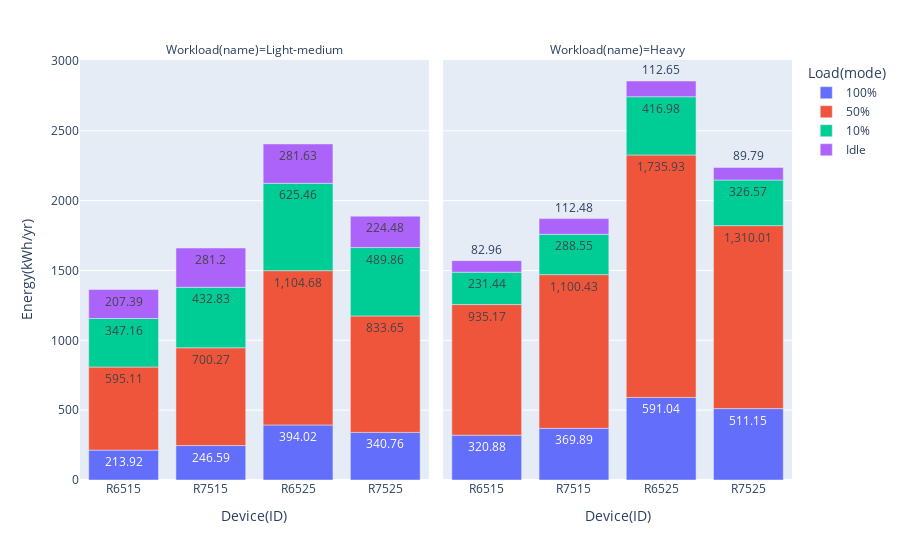

This figure's notebook cell:
### Markdown cell above
## Energy per device and load-mode

### Code cell
import plotly.express as px

fig = px.bar(df, x="Device(ID)", y="Energy(kWh/yr)", color="Load(mode)", text_auto=True, facet_col="Workload(name)")
#fig.update_traces(textinfo="label+percent root")
fig.show()

### Figure 1 — Plotly figure (JSON) as saved in the notebook; plotly's stock layout.template omitted (floating-point values rounded to 4 significant figures)
{"data": [{"alignmentgroup": "True", "hovertemplate": "Load(mode)=100%<br>Workload(name)=Light-medium<br>Device(ID)=%{x}<br>Energy(kWh/yr)=%{y}<extra></extra>", "legendgroup": "100%", "marker": {"color": "#636efa", "pattern": {"shape": ""}}, "name": "100%", "offsetgroup": "100%", "orientation": "v", "showlegend": true, "textposition": "auto", "texttemplate": "%{y}", "type": "bar", "x": ["R6515", "R7515", "R6525", "R7525"], "xaxis": "x", "y": [213.9, 246.6, 394.0, 340.8], "yaxis": "y"}, {"alignmentgroup": "True", "hovertemplate": "Load(mode)=100%<br>Workload(name)=Heavy<br>Device(ID)=%{x}<br>Energy(kWh/yr)=%{y}<extra></extra>", "legendgroup": "100%", "marker": {"color": "#636efa", "pattern": {"shape": ""}}, "name": "100%", "offsetgroup": "100%", "orientation": "v", "showlegend": false, "textposition": "auto", "texttemplate": "%{y}", "type": "bar", "x": ["R6515", "R7515", "R6525", "R7525"], "xaxis": "x2", "y": [320.9, 369.9, 591.0, 511.1], "yaxis": "y2"}, {"alignmentgroup": "True", "hovertemplate": "Load(mode)=50%<br>Workload(name)=Light-medium<br>Device(ID)=%{x}<br>Energy(kWh/yr)=%{y}<extra></extra>", "legendgroup": "50%", "marker": {"color": "#EF553B", "pattern": {"shape": ""}}, "name": "50%", "offsetgroup": "50%", "orientation": "v", "showlegend": true, "textposition": "auto", "texttemplate": "%{y}", "type": "bar", "x": ["R6515", "R7515", "R6525", "R7525"], "xaxis": "x", "y": [595.1, 700.3, 1105.0, 833.6], "yaxis": "y"}, {"alignmentgroup": "True", "hovertemplate": "Load(mode)=50%<br>Workload(name)=Heavy<br>Device(ID)=%{x}<br>Energy(kWh/yr)=%{y}<extra></extra>", "legendgroup": "50%", "marker": {"color": "#EF553B", "pattern": {"shape": ""}}, "name": "50%", "offsetgroup": "50%", "orientation": "v", "showlegend": false, "textposition": "auto", "texttemplate": "%{y}", "type": "bar", "x": ["R6515", "R7515", "R6525", "R7525"], "xaxis": "x2", "y": [935.2, 1100.0, 1736.0, 1310.0], "yaxis": "y2"}, {"alignmentgroup": "True", "hovertemplate": "Load(mode)=10%<br>Workload(name)=Light-medium<br>Device(ID)=%{x}<br>Energy(kWh/yr)=%{y}<extra></extra>", "legendgroup": "10%", "marker": {"color": "#00cc96", "pattern": {"shape": ""}}, "name": "10%", "offsetgroup": "10%", "orientation": "v", "showlegend": true, "textposition": "auto", "texttemplate": "%{y}", "type": "bar", "x": ["R6515", "R7515", "R6525", "R7525"], "xaxis": "x", "y": [347.2, 432.8, 625.5, 489.9], "yaxis": "y"}, {"alignmentgroup": "True", "hovertemplate": "Load(mode)=10%<br>Workload(name)=Heavy<br>Device(ID)=%{x}<br>Energy(kWh/yr)=%{y}<extra></extra>", "legendgroup": "10%", "marker": {"color": "#00cc96", "pattern": {"shape": ""}}, "name": "10%", "offsetgroup": "10%", "orientation": "v", "showlegend": false, "textposition": "auto", "texttemplate": "%{y}", "type": "bar", "x": ["R6515", "R7515", "R6525", "R7525"], "xaxis": "x2", "y": [231.4, 288.6, 417.0, 326.6], "yaxis": "y2"}, {"alignmentgroup": "True", "hovertemplate": "Load(mode)=Idle<br>Workload(name)=Light-medium<br>Device(ID)=%{x}<br>Energy(kWh/yr)=%{y}<extra></extra>", "legendgroup": "Idle", "marker": {"color": "#ab63fa", "pattern": {"shape": ""}}, "name": "Idle", "offsetgroup": "Idle", "orientation": "v", "showlegend": true, "textposition": "auto", "texttemplate": "%{y}", "type": "bar", "x": ["R6515", "R7515", "R6525", "R7525"], "xaxis": "x", "y": [207.4, 281.2, 281.6, 224.5], "yaxis": "y"}, {"alignmentgroup": "True", "hovertemplate": "Load(mode)=Idle<br>Workload(name)=Heavy<br>Device(ID)=%{x}<br>Energy(kWh/yr)=%{y}<extra></extra>", "legendgroup": "Idle", "marker": {"color": "#ab63fa", "pattern": {"shape": ""}}, "name": "Idle", "offsetgroup": "Idle", "orientation": "v", "showlegend": false, "textposition": "auto", "texttemplate": "%{y}", "type": "bar", "x": ["R6515", "R7515", "R6525", "R7525"], "xaxis": "x2", "y": [82.96, 112.5, 112.7, 89.79], "yaxis": "y2"}], "layout": {"annotations": [{"font": {}, "showarrow": false, "text": "Workload(name)=Light-medium", "x": 0.245, "xanchor": "center", "xref": "paper", "y": 1, "yanchor": "bottom", "yref": "paper"}, {"font": {}, "showarrow": false, "text": "Workload(name)=Heavy", "x": 0.755, "xanchor": "center", "xref": "paper", "y": 1, "yanchor": "bottom", "yref": "paper"}], "barmode": "relative", "legend": {"title": {"text": "Load(mode)"}, "tracegroupgap": 0}, "margin": {"t": 60}, "xaxis": {"anchor": "y", "domain": [0, 0.49], "title": {"text": "Device(ID)"}}, "xaxis2": {"anchor": "y2", "domain": [0.51, 1], "matches": "x", "title": {"text": "Device(ID)"}}, "yaxis": {"anchor": "x", "domain": [0, 1], "title": {"text": "Energy(kWh/yr)"}}, "yaxis2": {"anchor": "x2", "domain": [0, 1], "matches": "y", "showticklabels": false}}}
